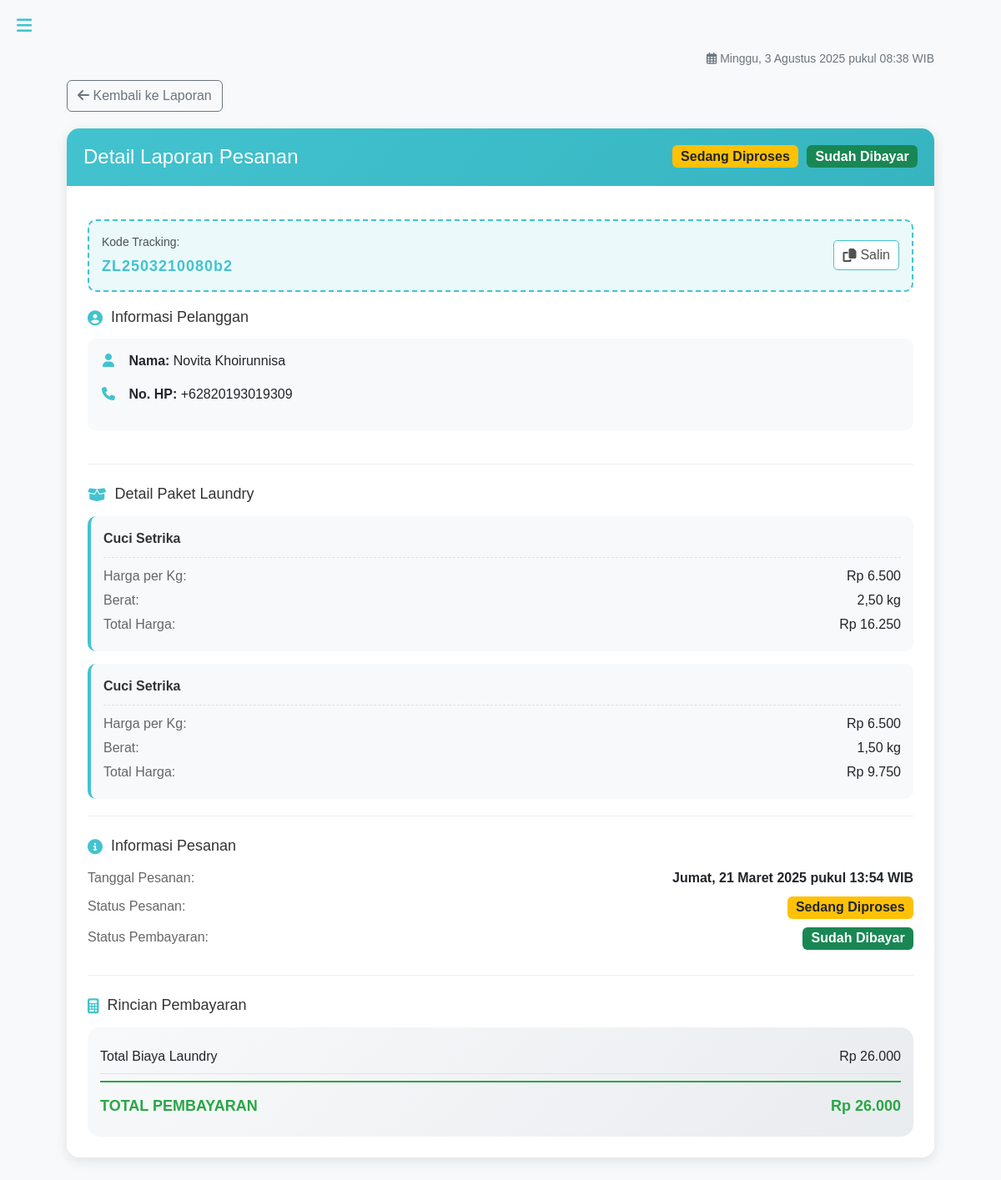
The app's page /admin/detail-laporan.php?tracking=ZL2503210080b2 (signed in), older data.
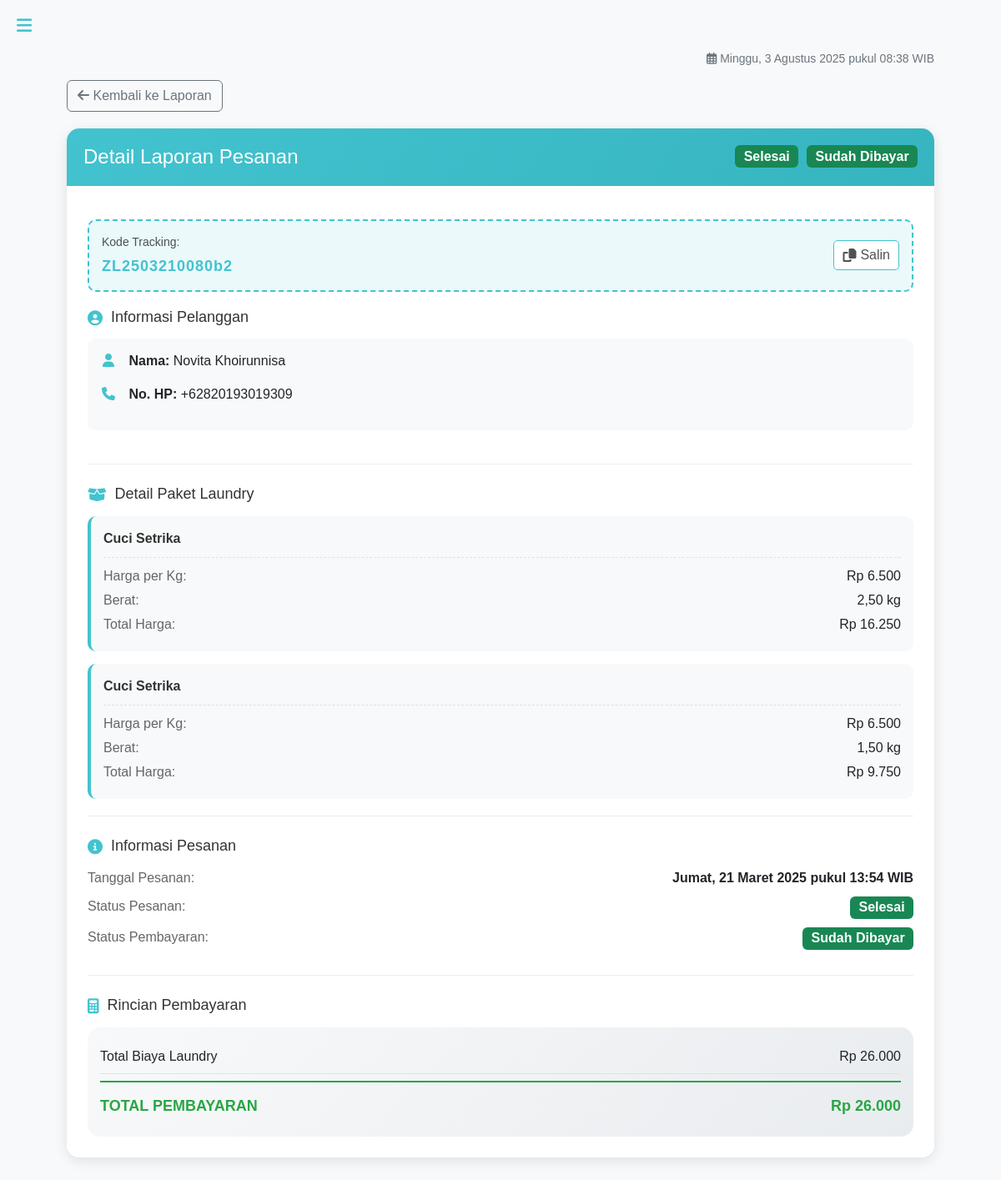
The same page, newer data.
### admin/detail-laporan.php (the view, shortened to what the changed rows need)
<?php
include '../includes/db.php';
$tracking_code = isset($_GET['tracking']) ? $_GET['tracking'] : '';
$query = "SELECT
    p.id,
    p.tracking_code,
    p.berat,
    p.harga,
    p.status,
    p.status_pembayaran,
    p.waktu,
    pl.nama as nama_pelanggan,
    pl.no_hp,
    pk.nama as nama_paket,
    pk.harga as harga_paket,
    pk.keterangan as keterangan_paket,
    aj.layanan as layanan_antar_jemput,
    aj.alamat_antar,
    aj.alamat_jemput,
    aj.harga as harga,
    aj.status as status_antar_jemput,
    aj.waktu_antar,
    aj.waktu_jemput
FROM pesanan p
JOIN pelanggan pl ON p.id_pelanggan = pl.id
JOIN paket pk ON p.id_paket = pk.id
LEFT JOIN antar_jemput aj ON p.id = aj.id_pesanan
WHERE p.tracking_code = ?";
$stmt = $conn->prepare($query);
$stmt->bind_param("s", $tracking_code);
$stmt->execute();
$result = $stmt->get_result();
$pesanan = $result->fetch_assoc();
function getStatusBadge($status) {
    $status = trim(strtolower($status));
    switch ($status) {
        case 'diproses':
            return '<span class="badge bg-warning text-dark fs-6">Sedang Diproses</span>';
        case 'selesai':
            return '<span class="badge bg-success fs-6">Selesai</span>';
    }
}
function getPembayaranBadge($status) {
    switch ($status) {
        case 'sudah_dibayar':
            return '<span class="badge bg-success fs-6">Sudah Dibayar</span>';
    }
}
?>
<!DOCTYPE html>
<html lang="id">
<head>
    <link rel="stylesheet" href="https://cdn.jsdelivr.net/npm/bootstrap@5.3.0/dist/css/bootstrap.min.css">
    <link rel="stylesheet" href="https://cdnjs.cloudflare.com/ajax/libs/font-awesome/6.4.0/css/all.min.css">
    <link rel="stylesheet" href="../assets/css/admin/styles.css">
</head>
<body>
    <div class="content" id="content">
        <div class="detail-card">
            <div class="detail-header">
                <h2>Detail Laporan Pesanan</h2>
                <div class="status-badges">
                    <?php echo getStatusBadge($pesanan['status']); ?>
                    <?php echo getPembayaranBadge($pesanan['status_pembayaran']); ?>
                </div>
            </div>
            <div class="detail-body">
                <div class="detail-section">
                    <div class="detail-item">
                        <span class="detail-value"><?php echo getStatusBadge($pesanan['status']); ?></span>
                    </div>
                </div>
            </div>
        </div>
    </div>
</body>
</html>

Row changes from the older to the newer data that the page shows:
changed pesanan "Rp 16.250": status "diproses" → "selesai" (drawn)
Text that changed along with them:
text no longer shown: "Sedang Diproses Sedang Diproses"
text now shown: "Selesai Selesai"
